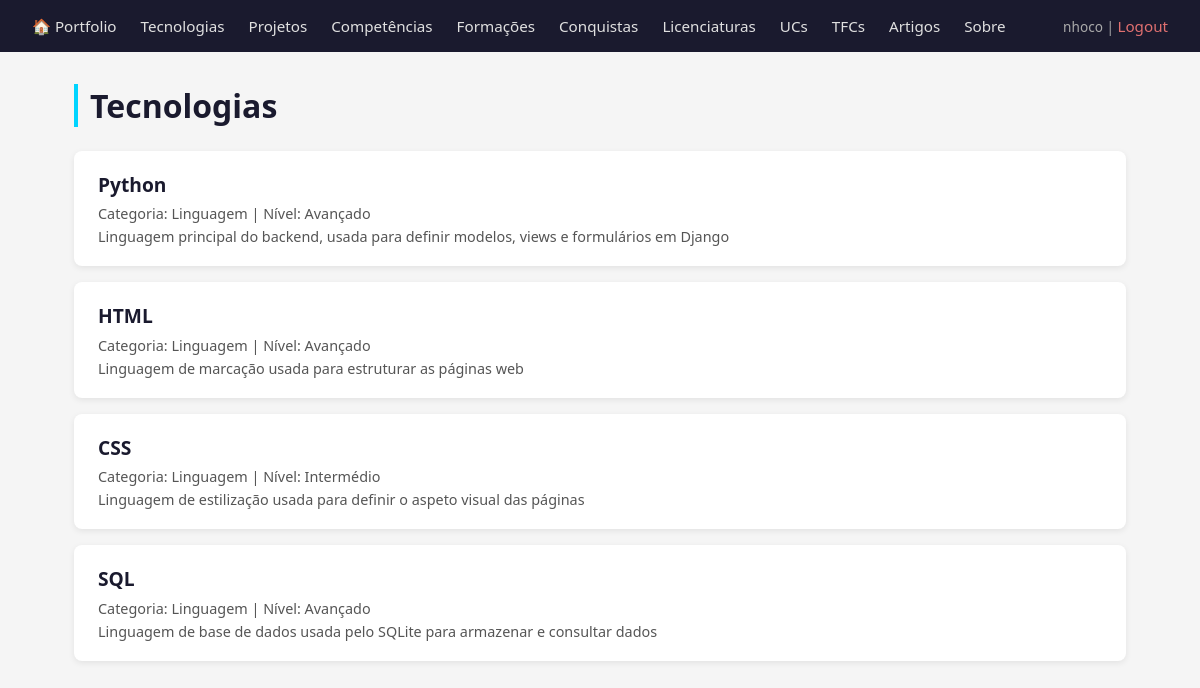
Screenshot of /tecnologias/ (signed in) with the database file from the repository.
### portfolio/models.py (models this page shows, shortened)
class Tecnologia(models.Model):
    CATEGORIA_CHOICES = [
        ('linguagem', 'Linguagem'),
        ('framework', 'Framework'),
        ('base_dados', 'Base de Dados'),
        ('devops', 'DevOps'),
        ('ferramenta', 'Ferramenta'),
    ]
    NIVEL_CHOICES = [
        (1, 'Iniciante'),
        (2, 'Básico'),
        (3, 'Intermédio'),
        (4, 'Avançado'),
        (5, 'Especialista'),
    ]
    nome = models.CharField(max_length=100)
    categoria = models.CharField(max_length=20, choices=CATEGORIA_CHOICES)
    descricao = models.TextField(blank=True)
    logo = models.ImageField(upload_to='tecnologias/', blank=True)
    website = models.URLField(blank=True)
    nivel_interesse = models.IntegerField(choices=NIVEL_CHOICES, default=3)
    destaque = models.TextField(blank=True)

### portfolio/views.py (the view)
# urls.py: path('tecnologias/', views.tecnologias_view, name='tecnologias'),
def tecnologias_view(request):
    tecnologias = Tecnologia.objects.all()
    return render(request, 'portfolio/tecnologias.html', {
        'tecnologias': tecnologias,
        'é_gestor': é_gestor(request.user) if request.user.is_authenticated else False,
    })

### portfolio/views.py (called while the page is built)
def é_gestor(user):
    return user.is_superuser or user.groups.filter(name='gestor-portfolio').exists()

### portfolio/templates/portfolio/tecnologias.html (shortened to what this page needs)
{% extends 'portfolio/base.html' %}
{% block content %}
    <h1>Tecnologias</h1>
    {% for t in tecnologias %}
        <div class="card">
            <div class="card-info">
                <h2>{{ t.nome }}</h2>
                <p>Categoria: {{ t.get_categoria_display }} | Nível: {{ t.get_nivel_interesse_display }}</p>
                <p>{{ t.descricao }}</p>
            </div>
        </div>
    {% empty %}
        <p>Nenhuma tecnologia encontrada.</p>
    {% endfor %}
{% endblock %}

### portfolio/templates/portfolio/base.html (shortened to what this page needs)
<!DOCTYPE html>
<html>
<head>
    {% load static %}
    <link rel="stylesheet" href="{% static 'portfolio/styles.css' %}">
</head>
<body>
    <nav>
        <a href="{% url 'portfolio_index' %}">🏠 Portfolio</a>
        <a href="{% url 'tecnologias' %}">Tecnologias</a>
        <a href="{% url 'projetos' %}">Projetos</a>
        <a href="{% url 'competencias' %}">Competências</a>
        <a href="{% url 'formacoes' %}">Formações</a>
        <a href="{% url 'conquistas' %}">Conquistas</a>
        <a href="{% url 'licenciaturas' %}">Licenciaturas</a>
        <a href="{% url 'ucs' %}">UCs</a>
        <a href="{% url 'tfcs' %}">TFCs</a>
        <a href="{% url 'artigos' %}">Artigos</a>
        <a href="{% url 'sobre' %}">Sobre</a>
        <span style="margin-left:auto; color:#aaa; font-size:0.85rem">
            {% if request.user.is_authenticated %}
                {{ request.user.username }} |
                <a href="{% url 'logout' %}" style="color:#e07070">Logout</a>
            {% else %}
                <a href="{% url 'login' %}" style="color:#00d4ff">Login</a>
            {% endif %}
        </span>
    </nav>
    <div class="container">
        {% block content %}{% endblock %}
    </div>
</body>
</html>

### portfolio/static/portfolio/styles.css (style rules this page uses)
* { margin: 0; padding: 0; box-sizing: border-box; }
body { font-family: 'Segoe UI', Tahoma, Geneva, Verdana, sans-serif; background-color: #f5f5f5; color: #333; }
nav { background-color: #1a1a2e; padding: 1rem 2rem; display: flex; gap: 1.5rem; align-items: center; }
nav a { color: #e0e0e0; text-decoration: none; font-size: 0.95rem; transition: color 0.2s; }
.container { max-width: 1100px; margin: 2rem auto; padding: 0 1.5rem; }
h1 { font-size: 2rem; margin-bottom: 1.5rem; color: #1a1a2e; border-left: 4px solid #00d4ff; padding-left: 0.75rem; }
h2 { font-size: 1.2rem; color: #1a1a2e; margin-bottom: 0.4rem; }
.card { background: white; border-radius: 8px; padding: 1.25rem 1.5rem; margin-bottom: 1rem; box-shadow: 0 2px 6px rgba(0,0,0,0.08); display: flex; justify-content: space-between; align-items: flex-start; gap: 1rem; }
.card-info p { font-size: 0.9rem; color: #555; margin-top: 0.25rem; }

### rows the page displays
Tecnologia: nome "Python", categoria "Linguagem", nivel_interesse "Avançado", descricao "Linguagem principal do backend, usada para definir modelos, views e formulários em Django"
Tecnologia: nome "HTML", categoria "Linguagem", nivel_interesse "Avançado", descricao "Linguagem de marcação usada para estruturar as páginas web"
Tecnologia: nome "CSS", categoria "Linguagem", nivel_interesse "Intermédio", descricao "Linguagem de estilização usada para definir o aspeto visual das páginas"
Tecnologia: nome "SQL", categoria "Linguagem", nivel_interesse "Avançado", descricao "Linguagem de base de dados usada pelo SQLite para armazenar e consultar dados"

### other values shown
{{ request.user.username }} "nhoco"
